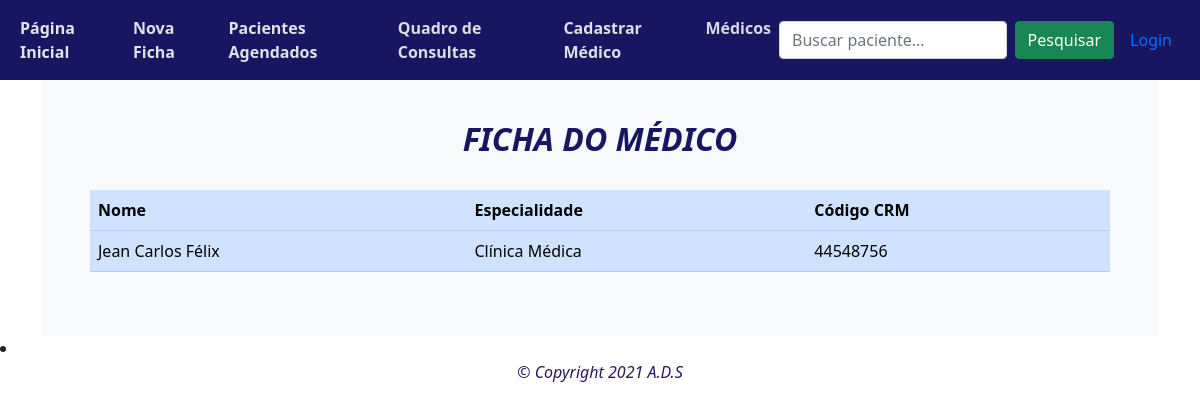
Screenshot of /medico/1/ with the database file from the repository.
### prontuario/models.py (models this page shows, shortened)
class Medico(models.Model):
    nome = models.CharField(max_length=200)
    especialidade = models.CharField(max_length=40)
    crm = models.CharField(max_length=8)

### prontuario/views.py (the view)
# urls.py: path('medico/<int:id>/', views.detalhar_medico, name='detalhar_medico'),
def detalhar_medico(request, id):
    medico = get_object_or_404(Medico, pk=id)
    return render(request, 'prontuario/detalhar_medico.html', {'medico':medico})

### prontuario/templates/prontuario/detalhar_medico.html
{% extends 'prontuario/base.html' %}
    {% block content %}
    <center><h2 style="color: #181661;"><i><b>FICHA DO MÉDICO</b></i> </h2></center>
<br>
    <center><table class='table'> <thead class='table-primary'>
    <tr>
    <th scope='col'>Nome</th>
    <th scope='col'>Especialidade</th>
    <th scope='col'>Código CRM</th>
    </tr>
    <tr>
        <td>{{ medico.nome }}</td>
        <td>{{medico.especialidade}}</td>
        <td>{{medico.crm}}</td>
</tr>
</table></center>
{% endblock %}

### prontuario/static/navbar-top-fixed.css (style rules this page uses)
body { min-height: 75rem; padding-top: 4.5rem; }

### rows the page displays
Medico: nome "Jean Carlos Félix", especialidade "Clínica Médica", crm "44548756"
